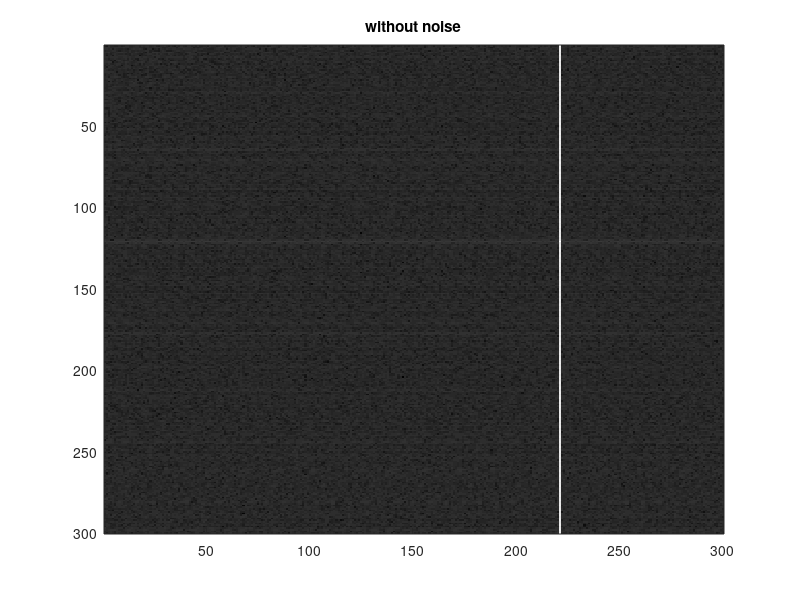
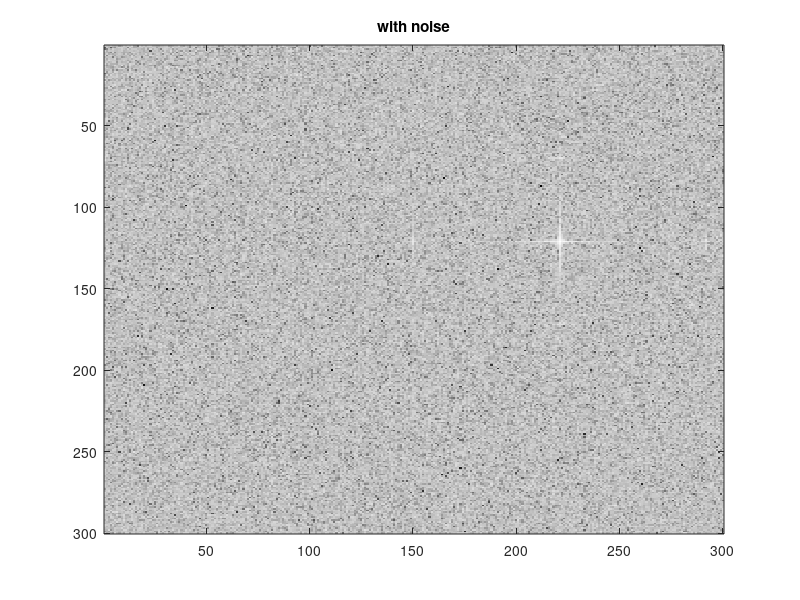

Here is the MATLAB script that generated these plots, in order:
%% Kour code here
A=zeros(300,300);
B=zeros(300,300);
A(50:100,50:120)=255;
B(50-30:100-30,50+70:120+70)=255;
C=fft2(A);
D=fft2(B);


J=(C.*(conj(D)))./(abs(C).*abs(D));
J(isnan(J))=0;

K=ifftshift(fft2(J));
logj=log(abs(K));
figure();
imagesc(logj);
colormap("gray");
title('without noise');

[~,col1]=max(max(K));
[~,row1]=max(K);
row1=row1(col1);

row1 %-30 x-shift
col1 %70 y-shift

A=A+(20*randn(300));
B=B+(20*randn(300));
A2=fft2(A);
B2=fft2(B);

J=(A2.*(conj(B2)))./(abs(A2).*abs(B2));
J(isnan(J))=0;


K=ifftshift(fft2(J));
logj=log(abs(K));
figure();
imagesc(logj);
colormap("gray");
title('with noise');

[~,col2]=max(max(J));  
[~,row2]=max(K);
row2=row2(col2)
col2

